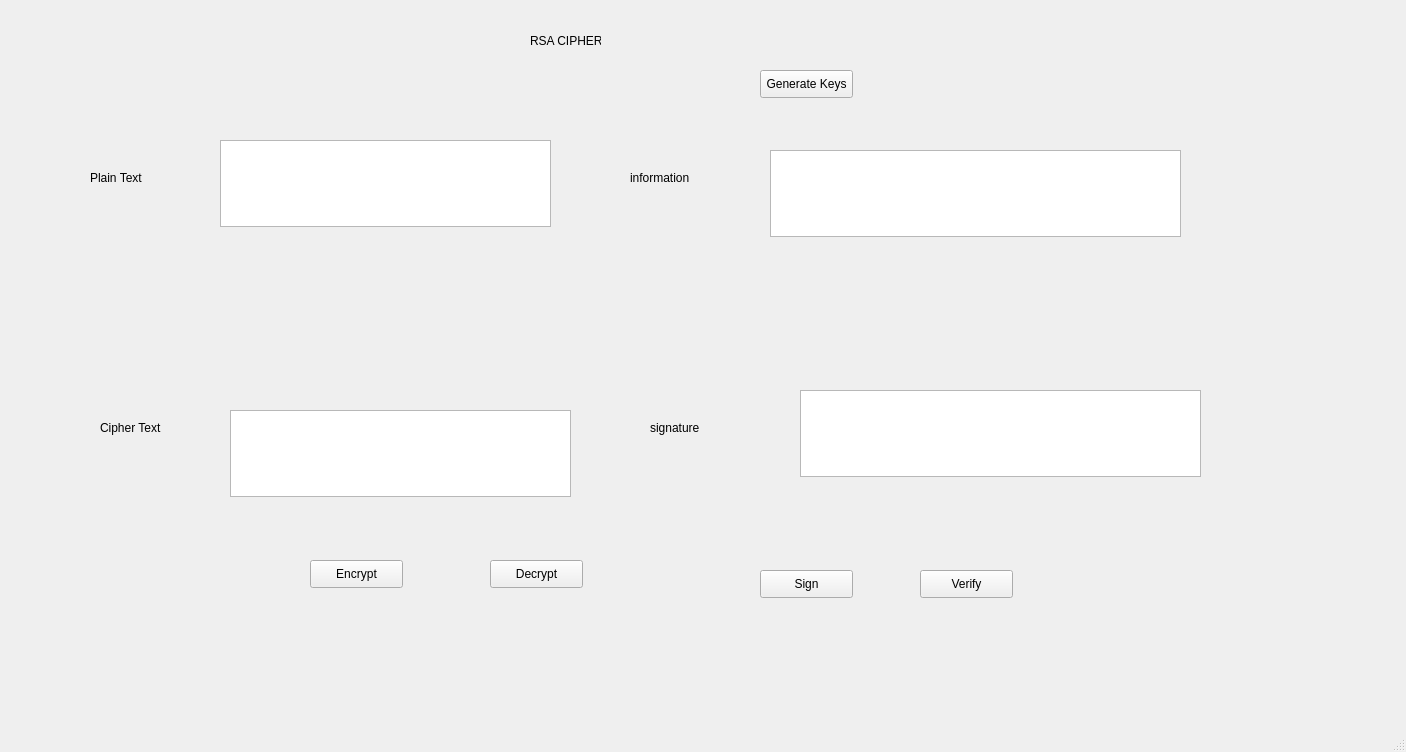
<?xml version="1.0" encoding="UTF-8"?>
<ui version="4.0">
 <class>MainWindow</class>
 <widget class="QMainWindow" name="MainWindow">
  <property name="geometry">
   <rect>
    <x>0</x>
    <y>0</y>
    <width>1406</width>
    <height>752</height>
   </rect>
  </property>
  <property name="windowTitle">
   <string>MainWindow</string>
  </property>
  <property name="iconSize">
   <size>
    <width>0</width>
    <height>0</height>
   </size>
  </property>
  <widget class="QWidget" name="centralwidget">
   <widget class="QLabel" name="label">
    <property name="geometry">
     <rect>
      <x>90</x>
      <y>170</y>
      <width>55</width>
      <height>16</height>
     </rect>
    </property>
    <property name="text">
     <string>Plain Text</string>
    </property>
   </widget>
   <widget class="QLabel" name="label_2">
    <property name="geometry">
     <rect>
      <x>100</x>
      <y>420</y>
      <width>81</width>
      <height>16</height>
     </rect>
    </property>
    <property name="text">
     <string>Cipher Text</string>
    </property>
   </widget>
   <widget class="QLabel" name="label_3">
    <property name="geometry">
     <rect>
      <x>630</x>
      <y>170</y>
      <width>91</width>
      <height>16</height>
     </rect>
    </property>
    <property name="text">
     <string>information</string>
    </property>
   </widget>
   <widget class="QLabel" name="label_4">
    <property name="geometry">
     <rect>
      <x>650</x>
      <y>420</y>
      <width>55</width>
      <height>16</height>
     </rect>
    </property>
    <property name="text">
     <string>signature</string>
    </property>
   </widget>
   <widget class="QPushButton" name="btn_gen_keys">
    <property name="geometry">
     <rect>
      <x>760</x>
      <y>70</y>
      <width>93</width>
      <height>28</height>
     </rect>
    </property>
    <property name="text">
     <string>Generate Keys</string>
    </property>
   </widget>
   <widget class="QPlainTextEdit" name="txt_plain_text">
    <property name="geometry">
     <rect>
      <x>220</x>
      <y>140</y>
      <width>331</width>
      <height>87</height>
     </rect>
    </property>
   </widget>
   <widget class="QPlainTextEdit" name="txt_info">
    <property name="geometry">
     <rect>
      <x>770</x>
      <y>150</y>
      <width>411</width>
      <height>87</height>
     </rect>
    </property>
   </widget>
   <widget class="QPlainTextEdit" name="txt_cipher_text">
    <property name="geometry">
     <rect>
      <x>230</x>
      <y>410</y>
      <width>341</width>
      <height>87</height>
     </rect>
    </property>
   </widget>
   <widget class="QPlainTextEdit" name="txt_sign">
    <property name="geometry">
     <rect>
      <x>800</x>
      <y>390</y>
      <width>401</width>
      <height>87</height>
     </rect>
    </property>
   </widget>
   <widget class="QLabel" name="label_5">
    <property name="geometry">
     <rect>
      <x>530</x>
      <y>30</y>
      <width>71</width>
      <height>21</height>
     </rect>
    </property>
    <property name="maximumSize">
     <size>
      <width>71</width>
      <height>21</height>
     </size>
    </property>
    <property name="sizeIncrement">
     <size>
      <width>0</width>
      <height>0</height>
     </size>
    </property>
    <property name="text">
     <string>RSA CIPHER</string>
    </property>
   </widget>
   <widget class="QPushButton" name="btn_encrypt">
    <property name="geometry">
     <rect>
      <x>310</x>
      <y>560</y>
      <width>93</width>
      <height>28</height>
     </rect>
    </property>
    <property name="text">
     <string>Encrypt</string>
    </property>
   </widget>
   <widget class="QPushButton" name="btn_decrypt">
    <property name="geometry">
     <rect>
      <x>490</x>
      <y>560</y>
      <width>93</width>
      <height>28</height>
     </rect>
    </property>
    <property name="text">
     <string>Decrypt</string>
    </property>
   </widget>
   <widget class="QPushButton" name="btn_sign">
    <property name="geometry">
     <rect>
      <x>760</x>
      <y>570</y>
      <width>93</width>
      <height>28</height>
     </rect>
    </property>
    <property name="text">
     <string>Sign</string>
    </property>
   </widget>
   <widget class="QPushButton" name="btn_verify">
    <property name="geometry">
     <rect>
      <x>920</x>
      <y>570</y>
      <width>93</width>
      <height>28</height>
     </rect>
    </property>
    <property name="text">
     <string>Verify</string>
    </property>
   </widget>
  </widget>
  <widget class="QMenuBar" name="menubar">
   <property name="geometry">
    <rect>
     <x>0</x>
     <y>0</y>
     <width>1406</width>
     <height>26</height>
    </rect>
   </property>
  </widget>
  <widget class="QStatusBar" name="statusbar"/>
 </widget>
 <resources/>
 <connections/>
</ui>
